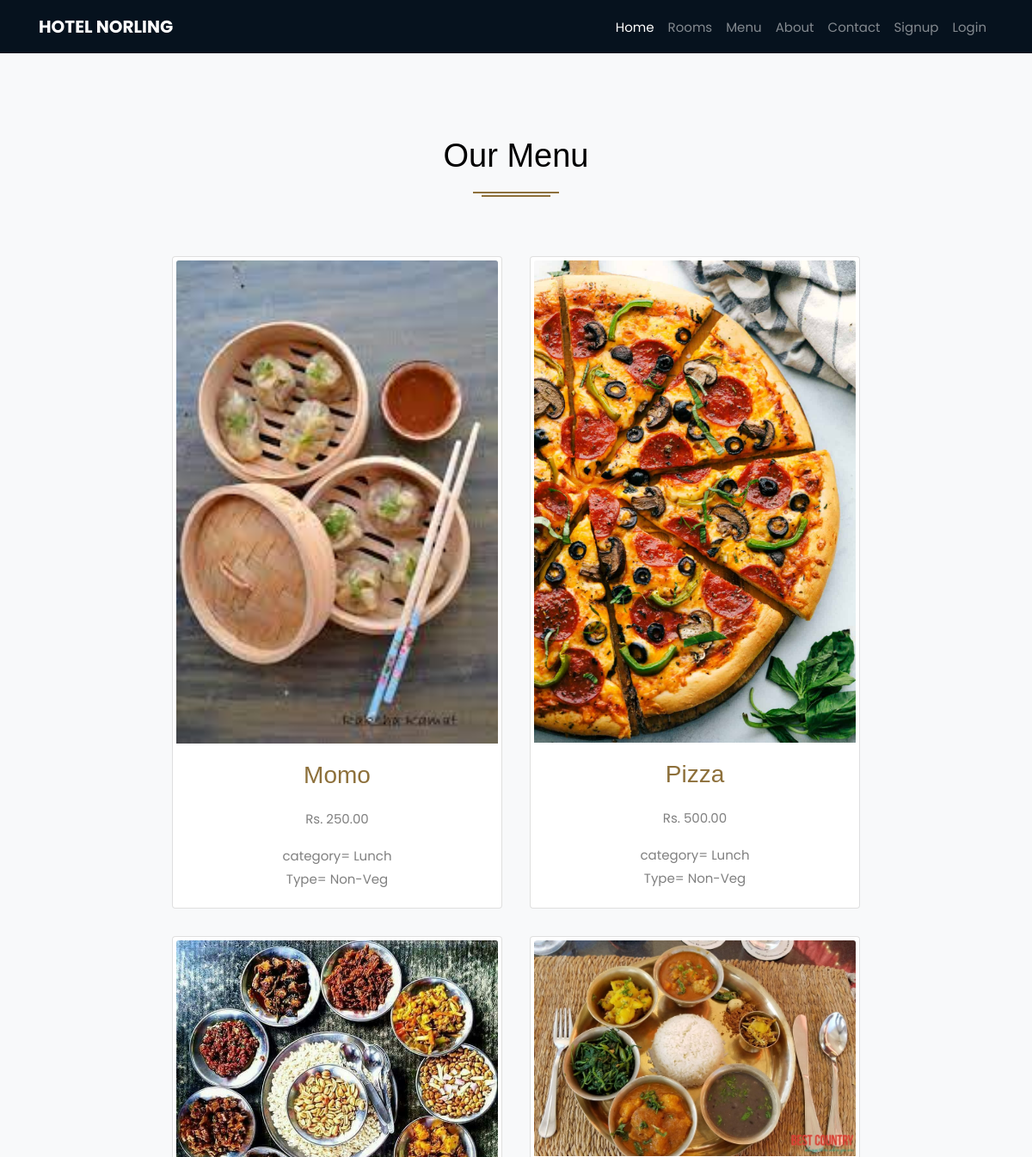
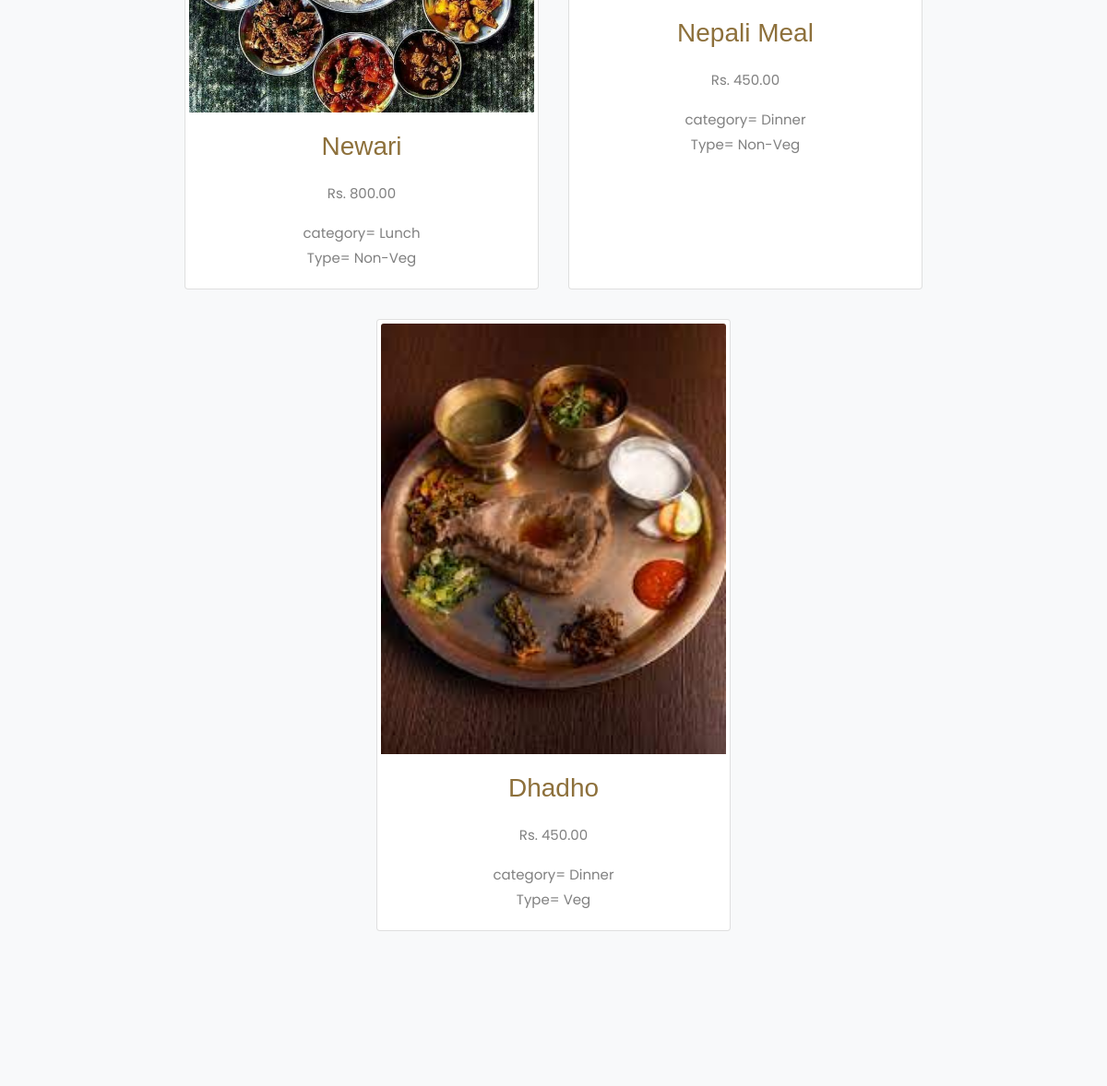
Before: /foods (upper part) with the older database file (2 pictures, top to bottom).
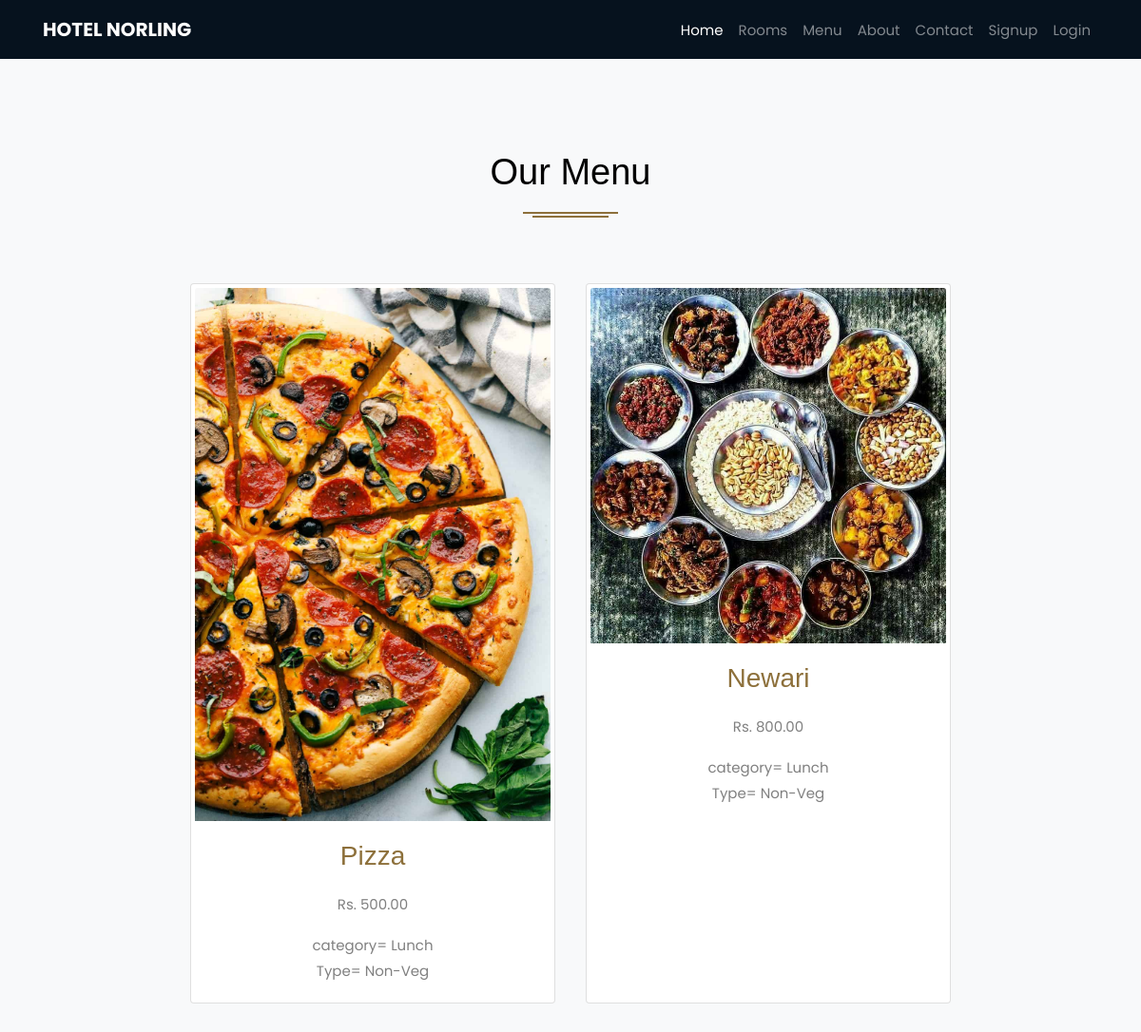
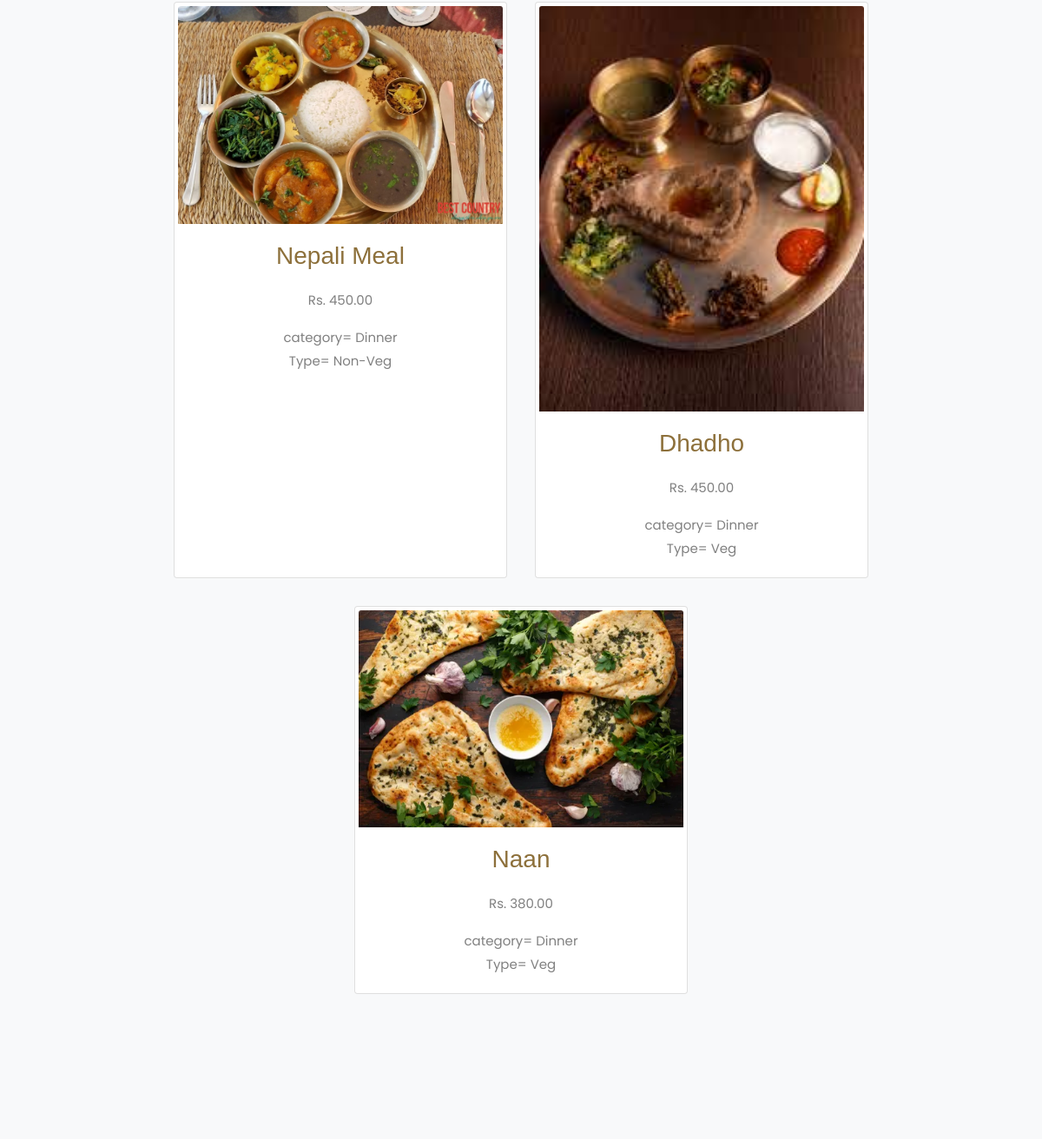
After: the same page with the newer database file (2 pictures, top to bottom).
### namche/models.py (models this page shows, shortened)
class Food(models.Model):
    name=models.CharField(max_length=100,null=True,blank=True)
    category=models.CharField(max_length=100,null=True,blank=True)
    type=models.CharField(max_length=100,null=True,blank=True)
    price=models.IntegerField()
    image=models.ImageField(null=True,blank=True)
    @property
    def imageURL(self):
        try:
            url = self.image.url
        except:
            url = ''
        return url

### namche/views.py (the view)
# urls.py: path('foods',views.foods,name="foods"),
def foods(request):
    food=Food.objects.all()
    context={
        "food":food
    }
    return render(request,'hotel/foods.html',context)

### templates/hotel/foods.html (shortened to what this page needs)
{%extends 'template.html'%}
{%block content%}
<section class="ftco-section bg-light">
    <div class="row justify-content-center mb-5 pb-3">
        <div class="col-md-7 heading-section text-center ftco-animate">
            <h2 class="mb-4">Our Menu</h2>
        </div>
<div style="display:flex; flex-wrap: wrap; justify-content:center; ">
    {%for foods in food%}
<div class="card m-3 p-1" style="width: 24rem;">
    <img src="{{foods.imageURL}}" class="card-img-top" alt="...">
        <div class="text p-3 text-center">
            <h3 class="mb-3"><a href="foods.html">{{foods.name}}</a></h3>
            <p><span class="price ">Rs. {{foods.price|floatformat:2}}</span></p>
            <span class="per"> category= {{foods.category}}</span><br>
            <span class="per"> Type= {{foods.type}}</span>
        </div>
  </div>
  {%endfor%}
</div>
</section>
        {%endblock content%}

### templates/template.html (shortened to what this page needs)
{%load static%}
{%static 'images' as baseUrl%}
<!DOCTYPE html>
<html lang="en">
<head>
  <link href="https://cdn.jsdelivr.net/npm/bootstrap@5.0.2/dist/css/bootstrap.min.css" rel="stylesheet"
>
  <link rel="stylesheet" href="{% static 'css/open-iconic-bootstrap.min.css'%}">
  <link rel="stylesheet" href="{% static 'css/animate.css'%}">
  <link rel="stylesheet" href="{% static 'css/owl.carousel.min.css'%}">
  <link rel="stylesheet" href="{% static 'css/owl.theme.default.min.css'%}">
  <link rel="stylesheet" href="{% static 'css/magnific-popup.css'%}">
  <link rel="stylesheet" href="{% static 'css/aos.css'%}">
  <link rel="stylesheet" href="{% static 'css/ionicons.min.css'%}">
  <link rel="stylesheet" href="https://cdnjs.cloudflare.com/ajax/libs/font-awesome/6.1.1/css/all.min.css"
 />
  <link rel="stylesheet" href="{% static 'css/bootstrap-datepicker.css'%}">
  <link rel="stylesheet" href="{% static 'css/jquery.timepicker.css'%}">
  <link rel="stylesheet" href="https://cdnjs.cloudflare.com/ajax/libs/font-awesome/4.7.0/css/font-awesome.min.css">
  <link rel="stylesheet" href="{% static 'css/flaticon.css'%}">
  <link rel="stylesheet" href="{% static 'css/icomoon.css'%}">
  <link rel="stylesheet" href="{% static 'css/style.css'%}">
</head>
<body>
  <nav class="navbar navbar-expand-lg navbar-dark sticky-top  ftco-navbar-dark secondbars" id="ftco-navbar">
    <div class="container">
      <a class="navbar-brand" href="{%url 'index'%}">Hotel Norling</a>
      <div class="collapse navbar-collapse" id="ftco-nav">
        <ul class="navbar-nav ml-auto">
            <li class="nav-item active"><a href="{%url 'index'%}" class="nav-link">Home</a></li>
            <li class="nav-item"><a href="{% url 'rooms'%}" class="nav-link">Rooms</a></li>
            <li class="nav-item"><a href="{%url 'foods'%}" class="nav-link">Menu</a></li>
            <li class="nav-item"><a href="{% url 'about'%}" class="nav-link">About</a></li>
            <li class="nav-item"><a href="{% url 'contacts'%}" class="nav-link">Contact</a></li>
            {%if user.is_authenticated%}
            <li class="nav-item"><a href="{% url 'logout'%}" class="nav-link">Logout</a></li>
            {%else%}
            <li class="nav-item"><a href="{% url 'signup'%}" class="nav-link">Signup</a></li>
            <li class="nav-item"><a href="{% url 'logins'%}" class="nav-link">Login</a></li>
            {%endif%}
          </ul>
      </div>
    </div>
  </nav>
  {% include 'messages.html'%}
{%block content%}
{%endblock content%}
</body>
</html>

### templates/messages.html (shortened to what this page needs)
<div class="modal-body">
    <div class="container-fluid">
      <div class="row">
        <div class="col-md-2 ml-auto">
        </div>
    </div>
</div>

Changed rows visible on the page:
removed Food: imageURL (picture), name "Momo", price "250.00", category "Lunch", type "Non-Veg"
added Food: imageURL (picture), name "Naan", price "380.00", category "Dinner", type "Veg"
